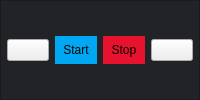
     <widget class="QFrame" name="optionsFrame">
      <property name="styleSheet">
       <string notr="true">QWidget {
background: #222327
}
QPushButton {
background: none;
}</string>
      </property>
      <property name="frameShape">
       <enum>QFrame::StyledPanel</enum>
      </property>
      <property name="frameShadow">
       <enum>QFrame::Raised</enum>
      </property>
      <layout class="QHBoxLayout" name="horizontalLayout_2">
       <property name="leftMargin">
        <number>6</number>
       </property>
       <property name="topMargin">
        <number>6</number>
       </property>
       <property name="rightMargin">
        <number>6</number>
       </property>
       <property name="bottomMargin">
        <number>6</number>
       </property>
       <item>
        <widget class="QPushButton" name="helpButton">
         <property name="styleSheet">
          <string notr="true"/>
         </property>
         <property name="text">
          <string/>
         </property>
         <property name="icon">
          <iconset resource="resources.qrc">
           <normaloff>:/icons/images/icons/icons8-question-mark-32.png</normaloff>:/icons/images/icons/icons8-question-mark-32.png</iconset>
         </property>
         <property name="iconSize">
          <size>
           <width>30</width>
           <height>30</height>
          </size>
         </property>
        </widget>
       </item>
       <item>
        <widget class="QPushButton" name="loginButton">
         <property name="styleSheet">
          <string notr="true">#loginButton {
background-color: #00a8f3;
padding: 5px;
border: 2px solid #00a8f3;
}

#loginButton:pressed {
background-color: #2596be;
}</string>
         </property>
         <property name="text">
          <string>Start</string>
         </property>
        </widget>
       </item>
       <item>
        <widget class="QPushButton" name="stopButton">
         <property name="styleSheet">
          <string notr="true">#stopButton {
background-color: rgb(231, 18, 46);
padding: 5px;
border: 2px solid rgb(231, 18, 46);
}

#stopButton:pressed {
background-color: rgb(255, 37, 40);
}</string>
         </property>
         <property name="text">
          <string>Stop</string>
         </property>
        </widget>
       </item>
       <item>
        <widget class="QPushButton" name="settingsButton">
         <property name="styleSheet">
          <string notr="true"/>
         </property>
         <property name="text">
          <string/>
         </property>
         <property name="icon">
          <iconset resource="resources.qrc">
           <normaloff>:/icons/images/icons/icons8-settings-50.png</normaloff>:/icons/images/icons/icons8-settings-50.png</iconset>
         </property>
         <property name="iconSize">
          <size>
           <width>20</width>
           <height>30</height>
          </size>
         </property>
        </widget>
       </item>
      </layout>
     </widget>
